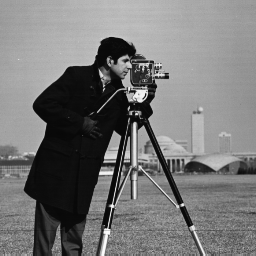
#> input picture Lab 3/Lab3_images/cameraman.bmp, 256 x 256 px, found by its file name
$ python lab3_ex1.py
#> lines starting #> are read from the running program, lines starting #| are printed output that depends on the picture
# -*- coding: utf-8 -*-
"""
Created on Mon Sep 25 10:10:03 2023

@author: Eddy
"""
import numpy as np
import cv2
cman = cv2.imread('cameraman.bmp',0)
#> cman is the input picture: shape (256, 256); min 7, max 253, mean 118.7
boat = cv2.imread('boat.bmp',0)
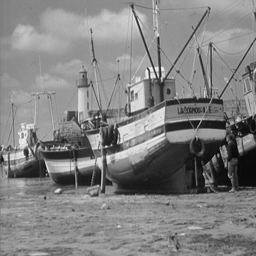
#> input picture Lab 3/Lab3_images/boat.bmp, 256 x 256 px, found by its file name
#> boat is the input picture: shape (256, 256); min 2, max 255, mean 129.7

cman_f64 = cman.astype(np.float64)
boat_f64 = boat.astype(np.float64)

boatman = boat_f64 + cman_f64
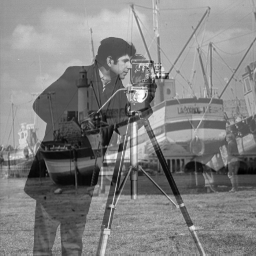
#> boatman: shape (256, 256) float64; min 25, max 464, mean 248.4; drawn with min black and max white
cv2.imshow('Boatman Float', boatman)
cv2.waitKey()
max_value = boatman.max()
#> max_value = 464
scl_boatman = (boatman / max_value)*255
scl_boatman = scl_boatman.astype(np.uint8)
cv2.imshow('Scl. Boatman Uint8', scl_boatman)


cv2.waitKey()
cv2.destroyAllWindows()
